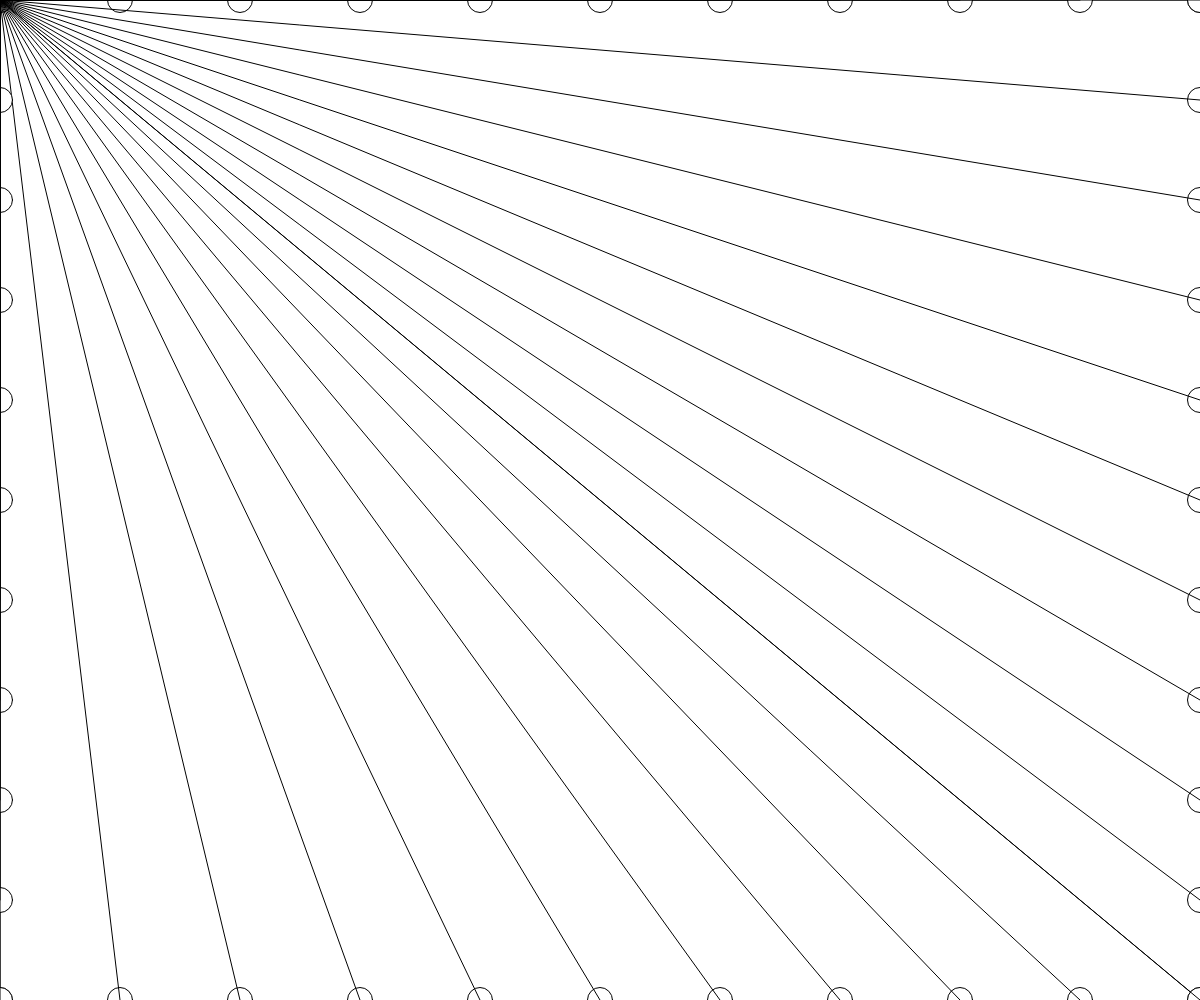
Frame 1 (no input)
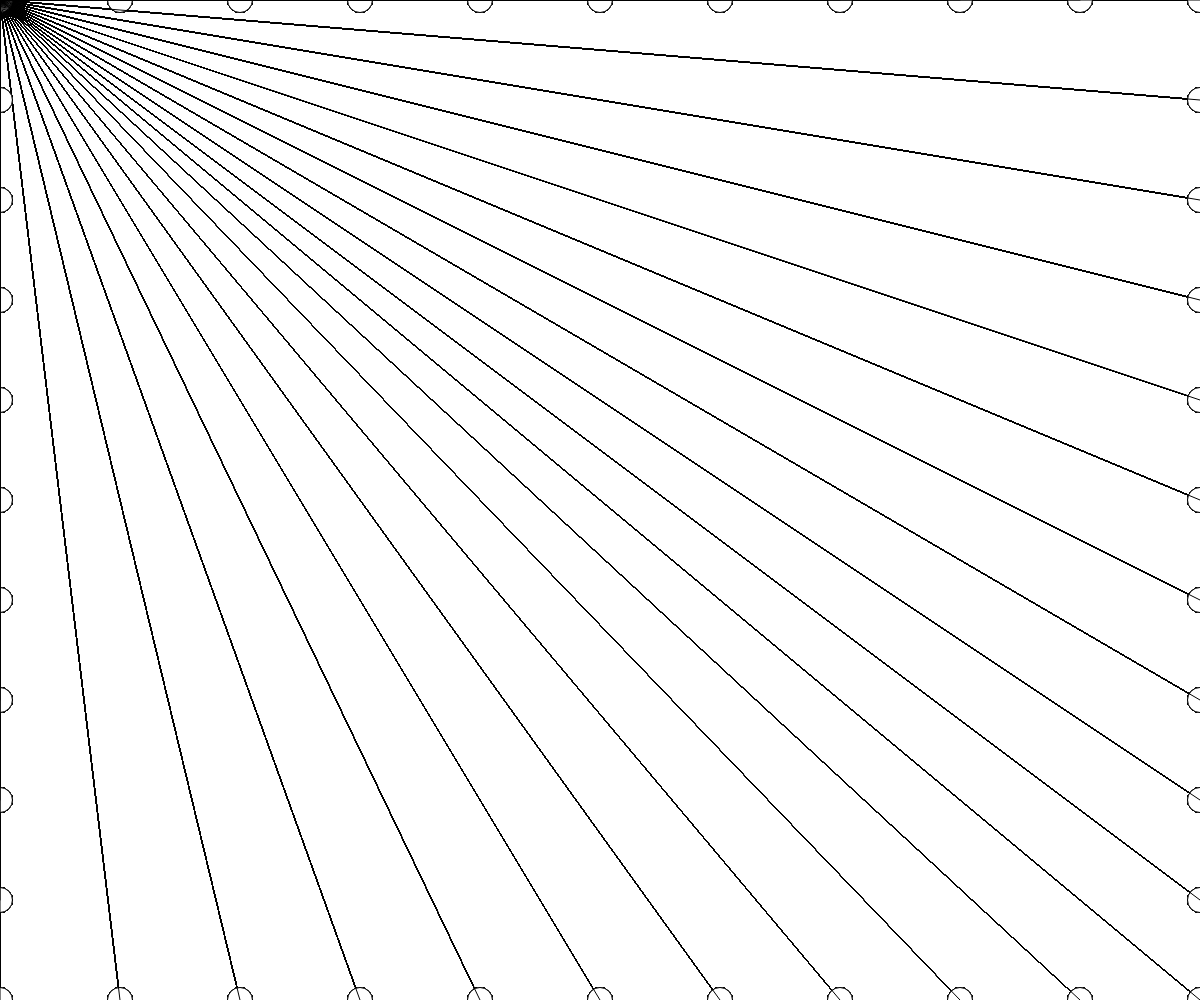
Frame 60 (no input)
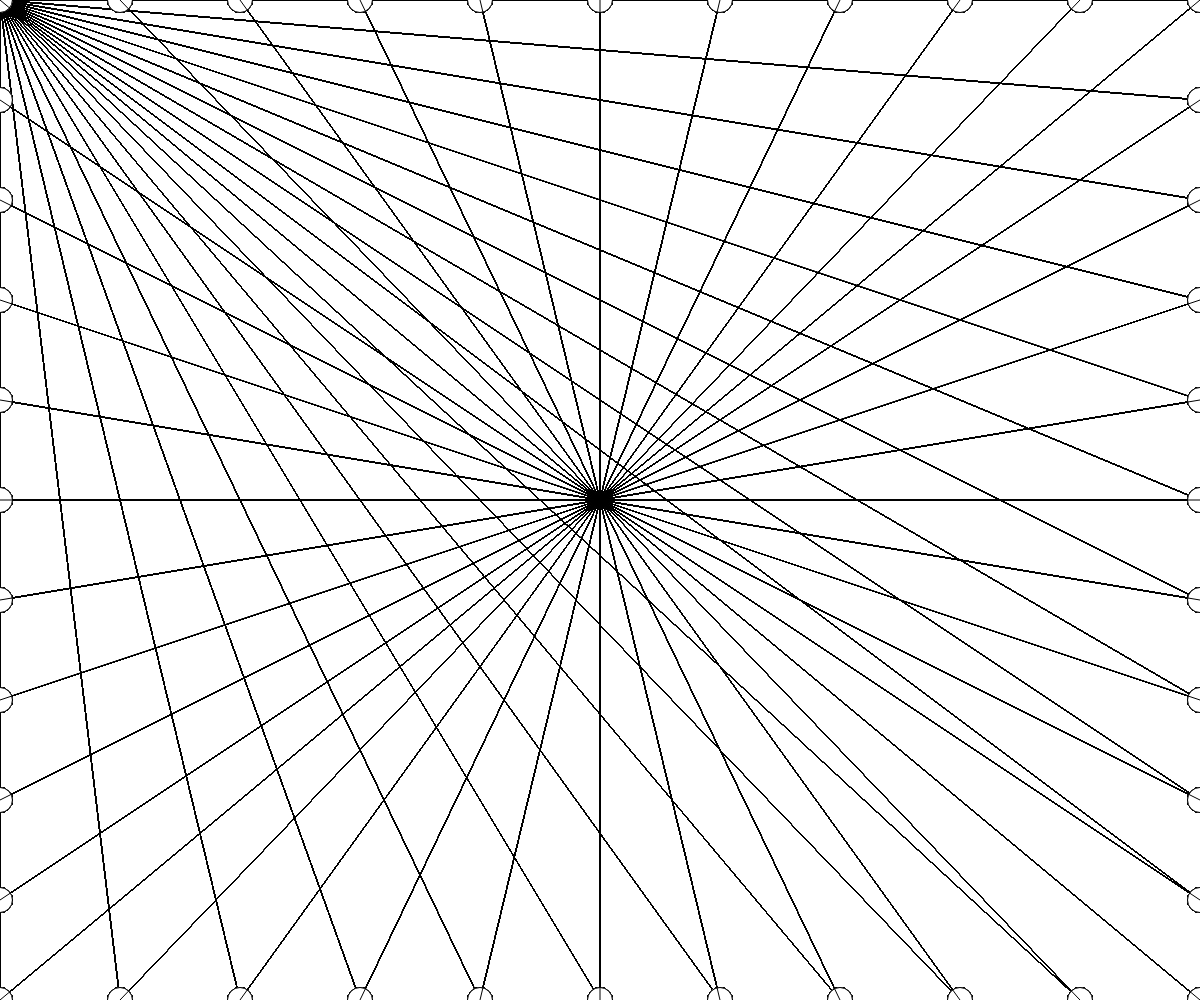
Frame 120 (the mouse pressed at the canvas centre since frame 60)

The p5.js sketch that drew these frames (run headless with seeded random() and noise() and a simulated clock; from frame 60 on, the mouse is pressed at the canvas centre):

// p5.js sketch
// ── sketch.js
// Drawing with Single Loops
// Bishal Ghose
// Feb 24th


function setup() {
  createCanvas(windowWidth, windowHeight);
}

function draw() {
  //gradientBackground();
  //circleline();
  drawcircles(10);
}

function gradientBackground(){
  //ceate a gradient to use as background
  let h = 10;

  //use a loop to draw veritcal stack of rectangles


  for (let y = 0; y < height; y+= h){
    let mappedY = map(y,0,height,0,255);
    let reversedY = map(y,0,height,255,0);

    fill(mappedY, reversedY, 255);
    noStroke();
    rect(0, y, width, h);
  }
}

function circleline(){
  //use a loop (for or while) to draw a line
  // of circle side by side
  let d = 40; //diamter of each circle
  let y = height/2;
  let xStart = 0;
  let xEnd = width/2;

  //use a loop to do the drawing
  for(let x = xStart; x <= xEnd; x+=d){
    //x: 0 40 80 120 160 200 240
    circle(x,y,d);
  }
}

function drawcircles(amountOfCircles){
  for (let x = 0; x <= amountOfCircles; x++){
    circle(width/amountOfCircles * x, 0, 25);
    line(width/amountOfCircles * x, 0, mouseX, mouseY);
    circle(width/amountOfCircles * x, height, 25);
    line(width/amountOfCircles * x, height, mouseX, mouseY);
    circle(0, height/amountOfCircles * x, 25);
    line(0, height/amountOfCircles * x, mouseX, mouseY);
    circle(width, height/amountOfCircles * x, 25);
    line(width, height/amountOfCircles * x, mouseX, mouseY);
  }
}
